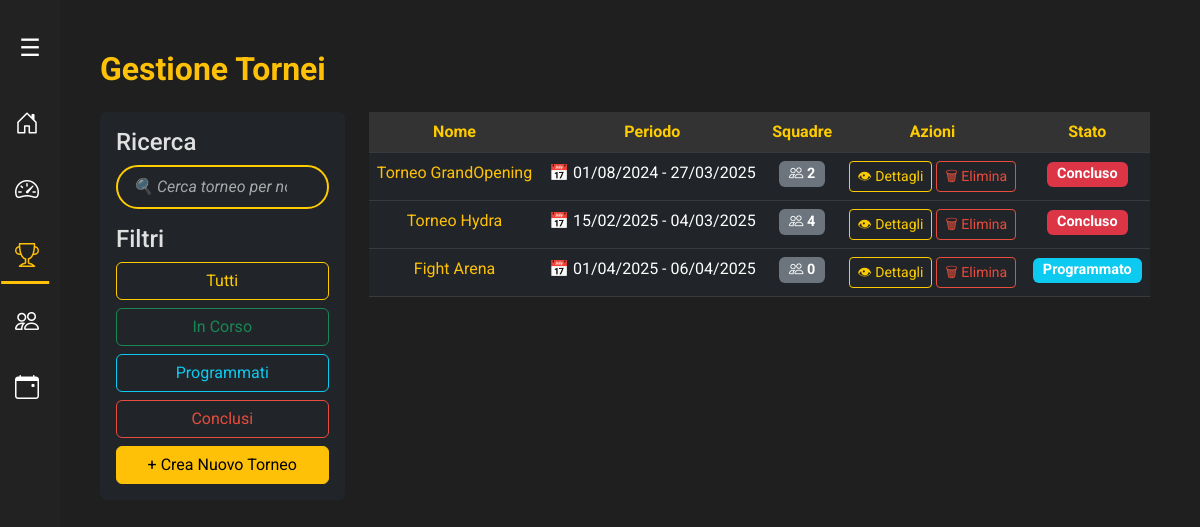
Screenshot of /tornei/ with the database file from the repository.
### backend/models/torneo.py (models this page shows, shortened)
class Torneo(models.Model):
    FORMATI_TORNEO = [
        ('DRAFT', 'Draft'),
        ('ARAM', 'ARAM'),
    ]
    id = models.AutoField(primary_key=True)  # ID auto-incrementale
    nome = models.CharField(max_length=100)  # Nome del torneo
    data_inizio = models.DateField()  # Data di inizio
    data_fine = models.DateField()  # Data di fine
    fascia_oraria = models.CharField(max_length=50)  # Fascia oraria es. "18:00 - 22:00"
    formato = models.CharField(max_length=10, choices=FORMATI_TORNEO, default='DRAFT')  # ENUM: 'DRAFT', 'ARAM'
    is_active = models.BooleanField(default=True)  # Stato del torneo (attivo/archiviato)

### api/views/views_tornei.py (the view)
# urls.py: path('tornei/', tornei_page, name='tornei_page'),
def tornei_page(request):
    oggi = date.today()
    tornei_totali = Torneo.objects.filter(is_active=True)
    tornei_attivi = Torneo.objects.filter(data_inizio__lte=oggi, data_fine__gte=oggi, is_active=True)
    tornei_conclusi = Torneo.objects.filter(data_fine__lt=oggi, is_active=True)
    tornei_totali_counter = tornei_totali.count()
    tornei_attivi_counter = tornei_attivi.count()
    tornei_conclusi_counter = tornei_conclusi.count()
    tornei = Torneo.objects.filter(is_active=True)
    tornei_con_stato = []  # inizializza una lista vuota
    for torneo in tornei:
        print(f"Analisi torneo: {torneo.nome}")
        print(f"Data inizio torneo: {torneo.data_inizio}, Data fine torneo: {torneo.data_fine}")
        if torneo.data_inizio <= oggi <= torneo.data_fine:
            stato = "in_corso"
        elif oggi < torneo.data_inizio:
            stato = "programmato"
        else:
            stato = "concluso"
        print(f"Stato assegnato: {stato}\n")
        iscrizioni = Iscrizione.objects.filter(torneo=torneo)
        squadre = [iscrizione.squadra for iscrizione in iscrizioni]
        tornei_con_stato.append({  # correggi questo
            'id': torneo.id,
            'nome': torneo.nome,
            'data_inizio': torneo.data_inizio,
            'data_fine': torneo.data_fine,
            'squadre': squadre,
            'stato': stato
        })
        print(f"Squadre: {squadre}\n")
    return render(request, 'modules/tornei/tornei.html', {
        'tornei': tornei,
        'tornei_totali': tornei_totali,
        'tornei_attivi': tornei_attivi,
        'tornei_con_stato': tornei_con_stato,  # usa questa lista nel template
        'tornei_conclusi': tornei_conclusi,
        'tornei_totali_counter': tornei_totali_counter,
        'tornei_attivi_counter': tornei_attivi_counter,
        'tornei_conclusi_counter': tornei_conclusi_counter,
        'active_page': 'tornei'
    })

### backend/models/squadra.py (called while the page is built)
    def __str__(self):
        return f"{self.nome} - Livello {self.livello} (EXP: {self.exp})"

### frontend/templates/modules/tornei/tornei.html (shortened to what this page needs)
{% extends "modules/base/base.html" %}
{% load static %}
{% block extra_css %}
<link rel="stylesheet" href="{% static 'tornei/tornei.css' %}">
<link rel="stylesheet" href="{% static 'tornei/stepper.css' %}">
{% endblock %}
{% block content %}
<h2 class="text-warning mb-4">Gestione Tornei</h2>
<div class="row">
    <div class="col-md-3">
        <div class="filters-box p-3 bg-dark rounded">
            <h4>Ricerca</h4>
            <input type="text" id="searchTorneo" class="form-control mb-3" placeholder="🔍 Cerca torneo per nome...">
            <h4>Filtri</h4>
            <button class="btn btn-outline-warning w-100 mb-2" onclick="applyFilter('tutti', event)">Tutti</button>
            <button class="btn btn-outline-success w-100 mb-2" onclick="applyFilter('attivi', event)">In Corso</button>
            <button class="btn btn-outline-info w-100 mb-2" onclick="applyFilter('programmati', event)">Programmati</button>
            <button class="btn btn-outline-danger w-100 mb-2" onclick="applyFilter('conclusi', event)">Conclusi</button>
            <button class="btn btn-warning w-100" onclick="openCreateTournamentModal()" tabindex="-1" aria-hidden="true">+ Crea Nuovo Torneo</button>
        </div>
    </div>
    <div class="col-md-9">
        <div class="table-responsive">
            <table class="table table-dark table-hover text-center">
                <thead>
                    <tr>
                        <th>Nome</th>
                        <th>Periodo</th>
                        <th>Squadre</th>
                        <th>Azioni</th>
                        <th>Stato</th>
                    </tr>
                </thead>
                    <tbody id="torneiList">
                        {% for torneo in tornei_con_stato  %}
                        <tr class="torneo-card totali {{ torneo.stato }}">
                            <td class="text-warning">{{ torneo.nome }}</td>
                            <td>📅 {{ torneo.data_inizio|date:"d/m/Y" }} - {{ torneo.data_fine|date:"d/m/Y" }}</td>
                            <td>
                                <span class="badge bg-secondary"><i class="bi bi-people"></i>&nbsp{{ torneo.squadre|length }}</span>
                            </td>
                            <td>
                                <a href="/tornei/dettaglio/{{ torneo.id }}" class="btn btn-outline-warning btn-sm">👁 Dettagli</a>
                                <button class="btn btn-outline-danger btn-sm" onclick="apriModaleEliminazione({{ torneo.id }}, '{{ torneo.nome }}')">🗑 Elimina</button>
                            </td>
                            <td>
                                {% if torneo.stato == 'in_corso' %}
                                    <span class="badge bg-success">In Corso</span>
                                {% elif torneo.stato == 'programmato' %}
                                    <span class="badge bg-info">Programmato</span>
                                {% else %}
                                    <span class="badge bg-danger">Concluso</span>
                                {% endif %}
                            </td>
                        </tr>
                        {% empty %}
                        <tr><td colspan="5" class="text-muted">Nessun torneo disponibile.</td></tr>
                        {% endfor %}
                    </tbody>
            </table>
        </div>
    </div>
</div>
{% endblock %}

### frontend/templates/modules/base/base.css (style rules this page uses)
body { background-color: #121212; color: #f5f5f5; font-family: 'Arial', sans-serif; }

### frontend/templates/modules/tornei/tornei.css (style rules this page uses)
:root { --primary-color: #ffcc00; --success-color: #27ae60; --error-color: #e74c3c; --bg-dark: #1f1f1f; --bg-secondary: #2a2a2a; --text-color: #e0e0e0; --font-family: 'Roboto', sans-serif; }
body { background-color: var(--bg-dark); color: var(--text-color); font-family: var(--font-family); }
h2.text-warning { font-weight: 700; }
#searchTorneo { width: 100%; padding: 8px 40px 8px 15px; border-radius: 25px; border: 2px solid var(--primary-color); background: transparent; color: var(--text-color); }
#searchTorneo::placeholder { color: rgba(255, 255, 255, 0.6); }
.btn-outline-warning { border-color: var(--primary-color); color: var(--primary-color); transition: background 0.3s ease, color 0.3s ease; }
.table-dark { background-color: #262626; color: #fff; }
.table-dark th { background-color: #333; color: var(--primary-color); }
.table-dark td { border-top: 1px solid #333; }
.btn-outline-danger { border-color: var(--error-color); color: var(--error-color); }
.badge { font-size: 0.9rem; padding: 5px 10px; }
.badge.bg-danger { background-color: var(--error-color); }

### frontend/templates/modules/tornei/stepper.css (style rules this page uses)
input.form-control::placeholder { color: #888; font-style: italic; }

### rows the page displays
Torneo: nome "Torneo GrandOpening", data_inizio "01/08/2024", data_fine "27/03/2025"
Torneo: nome "Torneo Hydra", data_inizio "15/02/2025", data_fine "04/03/2025"
Torneo: nome "Fight Arena", data_inizio "01/04/2025", data_fine "06/04/2025"

### other values shown
{{ torneo.squadre|length }} "2" "4" "0"
